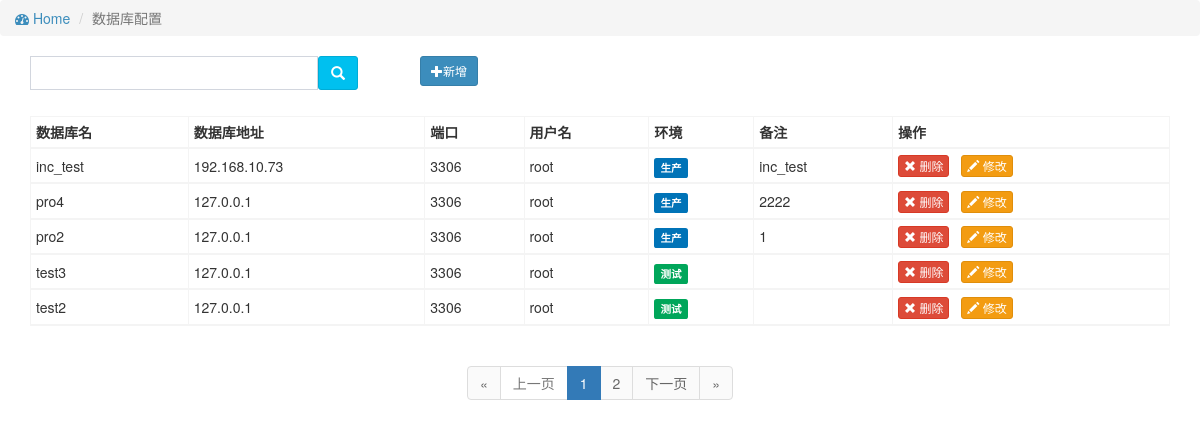
Page /sqlmng/dbconfig/ on the committed database.
### sqlmng/models.py (models this page shows, shortened)
class Basemodel(models.Model):
    name = models.CharField(max_length=32, verbose_name='名字')
    createtime = models.DateTimeField(auto_now_add=True, verbose_name='创建时间')
    updatetime = models.DateTimeField(auto_now=True, verbose_name='修改时间')
    note = models.TextField(default='', null=True, blank=True, verbose_name='备注')
    class Meta:
        abstract = True  # 抽象类
        ordering = ['-id']  # 按id倒排

class dbconf(Basemodel):
    GENDER_CHOICES = (
                        ('1', u'生产'),
                        ('2', u'测试'),
    )
    user = models.CharField(max_length=128)
    password = models.CharField(max_length=128)
    host = models.CharField(max_length=16)
    port = models.CharField(max_length=5)
    env = models.CharField(max_length=1, blank=True, null=True, choices=GENDER_CHOICES)

### sqlmng/views.py (the view, shortened to what this page needs)
# urls.py: url(r'^dbconfig/(?P<pk>\d+)?/?$', dbconfig.as_view(), name='dbconfig'),
class dbconfig(ListView):
    model = dbconf
    template_name = 'sqlmng/dbconfig.html'
    paginate_by = 5
    context_object_name = 'res_data'
    def get_queryset(self):
        qs = self.model.objects.all()
        souword = self.request.GET.get('souword')
        if souword:
            qs = qs.filter(name__contains=souword)
        return qs

### templates/sqlmng/dbconfig.html (shortened to what this page needs)
{% extends "base.html" %}
{% block content %}
    {% include "sqlmng/modal.html" %}
    <div>
        <ol class="breadcrumb">
            <li><a href="/sql/dbconfig"><i class="fa fa-dashboard"></i> Home</a></li>
            <li class="active">数据库配置</li>
        </ol>
    </div>
    <div class="col-md-12">
        <div class="col-md-4">
            <input id="souinput" onkeydown=KeyDown() style="width:80%;float:left" type="text" class="form-control" value="{{souword}}">
            <span class="input-group-btn">
                <a id="tiaozhuansearch" href=""><button id="seabtn" class="btn btn-info" type="button" style="float:left"> <span class="glyphicon glyphicon-search"></span> </button></a>
            </span>
        </div>
        <div class="col-md-6">
            <button id="vpadd" class="btn btn-primary btn-sm"><span class="glyphicon glyphicon-plus"></span>新增</button>
        </div>
    </div>
    <div class="page-content col-md-12">
        <div class="dataTables_scrollBod col-md-12">
            <table id="hosttable" class="table table-striped table-bordered dataTable no-footer table-hover table-condensed">
                {% if res_data %}
                    <thead>
                    <tr>
                        <th style="vertical-align:middle;">数据库名</th>
                        <th style="vertical-align:middle;">数据库地址</th>
                        <th style="vertical-align:middle;">端口</th>
                        <th style="vertical-align:middle;">用户名</th>
                        <th style="vertical-align:middle;">环境</th>
                        <th style="vertical-align:middle;">备注</th><th style="vertical-align:middle;">操作</th>
                    </tr>
                    <thead>
                    {% for dbobj in res_data %}
                        <tr class="ckitem">
                            <td style="vertical-align:middle;">{{dbobj.name}}</td>
                            <td style="vertical-align:middle;">{{dbobj.host}}</td>
                            <td style="vertical-align:middle;">{{dbobj.port}}</td>
                            <td style="vertical-align:middle;">{{dbobj.user}}</td>
                            {% if dbobj.env == '1' %}
                                <td style="vertical-align:middle;"> <small class="label bg-blue">生产</small></td>
                            {% elif dbobj.env == '2' %}
                                <td style="vertical-align:middle;"><small class="label bg-green">测试</small></td>
                            {% endif %}
                            <td style="vertical-align:middle;">{{dbobj.note}}</td>
                            <td style="vertical-align:middle;">
                                <button class="btn btn-danger btn-xs deletevp" ckid={{dbobj.id}} ckvalue="vptype" ckname={{dbobj.name}}>
                                    <span class="glyphicon glyphicon-remove"></span> 删除</button>
                                <button class="btn btn-warning btn-xs mdyvptype" style="margin-left:3%" ckid={{dbobj.id}} dbpass={{dbobj.password}}>
                                    <span class="glyphicon glyphicon-pencil"></span> 修改</button></td>
                        </tr>
                    {% endfor %}
                {% endif %}
            </table>
        </div>
            <div class="panel-default">
            <center>
                <ul class="pagination">
                    <li><a href="{% url 'dbconfig' %}?page=1">&laquo;</a></li>
                    {% if page_obj.has_previous %}
                    <li><a href="{% url 'dbconfig' %}?page={{ page_obj.previous_page_number }}&souword={{ request.GET.souword }}">上一页</a></li>
                    {% else %}
                        <li class="previous disabled"><a>上一页</a></li>
                    {% endif %}
                    {% for i in page_obj.paginator.page_range %}
                    <li {% if page_obj.number == i %}class="active"{% endif %}><a href="{% url 'dbconfig' %}?page={{ i }}&souword={{ request.GET.souword }}">{{ i }}</a></li>
                    {% endfor %}
                    {% if page_obj.has_next %}
                    <li><a href="{% url 'dbconfig' %}?page={{ page_obj.next_page_number }}&souword={{ request.GET.souword }}">下一页</a></li>
                    {% else %}
                        <li class="previous disabled"><a>下一页</a></li>
                    {% endif %}
                    <li><a href="{% url 'dbconfig' %}?page={{ page_obj.paginator.num_pages }}&souword={{ request.GET.souword }}">&raquo;</a></li>
                </ul>
            </center>
        </div>
        </div>
{% endblock %}

### static/css/hDate.css (style rules this page uses)
﻿ul, li, a, dd, dt, dl, i, em { margin:0px;padding:0px;list-style:none;text-decoration:none;list-style:none;font-style:normal;font-style:normal; }

### rows in the picture
dbconf: name "inc_test", host "192.168.10.73", port "3306", user "root", env "生产", note "inc_test"
dbconf: name "pro4", host "127.0.0.1", port "3306", user "root", env "生产", note "2222"
dbconf: name "pro2", host "127.0.0.1", port "3306", user "root", env "生产", note "1"
dbconf: name "test3", host "127.0.0.1", port "3306", user "root", env "测试"
dbconf: name "test2", host "127.0.0.1", port "3306", user "root", env "测试"

### other values in the picture
{{ i }} "1" "2"
